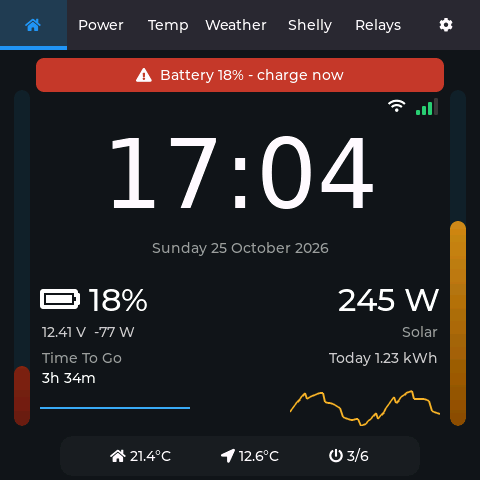
#> input picture screen-alarm.png, 480 x 480 px, given as the content of the folder ../../screen-alarm.png, which was not available
$ python topng.py ../../screen-alarm.png
#> lines starting #> are read from the running program, lines starting #| are printed output that depends on the picture; pictures that were not available may be replaced by others from this repository, and a replacement may not be noted
# esp32-S3-ws4-caravan v1.0
import sys, glob, os, numpy as np
from PIL import Image
d = sys.argv[1]
for f in sorted(glob.glob(d + "/*.raw")):
    a = np.fromfile(f, dtype="<u2").reshape(480, 480).astype(np.uint32)
    r = ((a >> 11) & 31) * 255 // 31; g = ((a >> 5) & 63) * 255 // 63; b = (a & 31) * 255 // 31
    Image.fromarray(np.dstack([r, g, b]).astype(np.uint8)).save(f[:-4] + ".png")
names = [os.path.basename(f)[:-4] for f in sorted(glob.glob(d + "/*.png")) if "sheet" not in f]
ims = [Image.open(f"{d}/{n}.png") for n in names]
#> ims = 1 item
cols = 4; rows = (len(ims) + cols - 1) // cols
#> after `rows = (len(ims) + cols - 1) // cols`: rows = 1
sheet = Image.new("RGB", (cols * 490, rows * 490), "white")
#> sheet: PIL image 1960x490 RGB; every value is 255
for i, im in enumerate(ims): sheet.paste(im, ((i % cols) * 490, (i // cols) * 490))
#> this loop made 1 pass
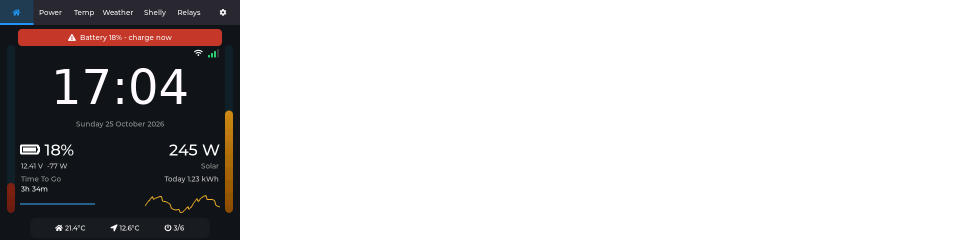
#> sheet: PIL image 1960x490 RGB (shown at 1/2 size); mean R, G, B 204.1, 202.8, 203.3
sheet.save(d + "/sheet.png")
print(names)

$ run again, on screen-history.png
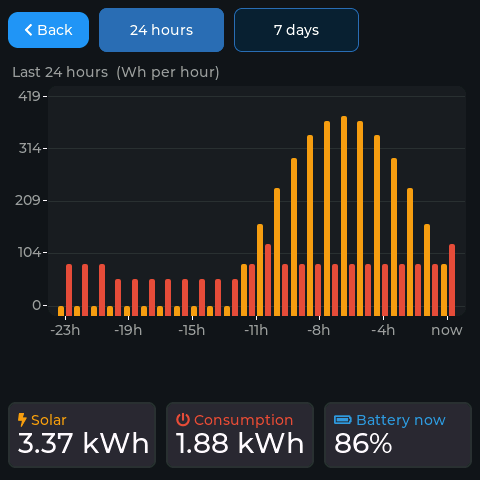
#> input picture screen-history.png, 480 x 480 px, given as the content of the folder ../../screen-history.png, which was not available
#> ims = 1 item
#> rows = 1
#> the loop `for i, im in enumerate(ims): sheet.paste(im, ((i % cols) * 490, (i // ..` made 1 pass
#> after the loop `for i, im in enumerate(ims): sheet.paste(im, ((i % cols) * 490, (i // ..`:
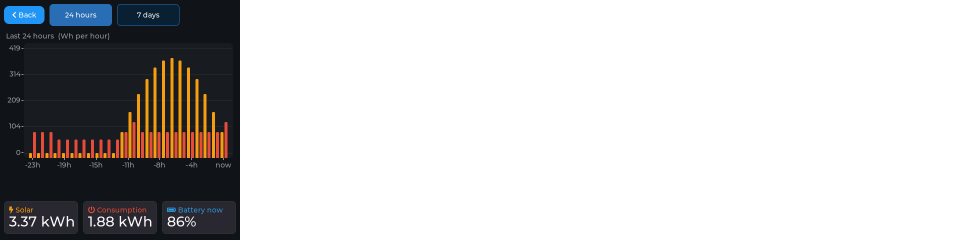
#> sheet: PIL image 1960x490 RGB (shown at 1/2 size); mean R, G, B 204.4, 203.8, 203.6

$ run again, on screen-home-sv.png
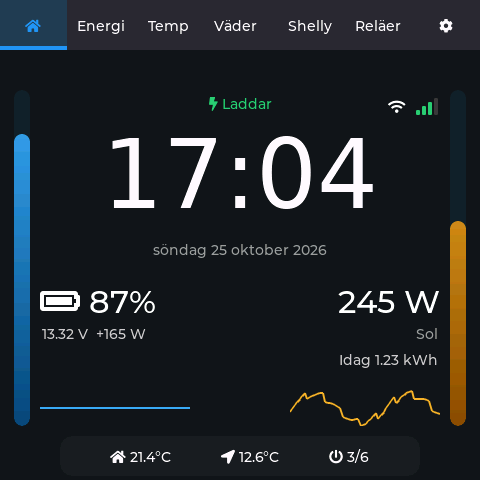
#> input picture screen-home-sv.png, 480 x 480 px, given as the content of the folder ../../screen-home-sv.png, which was not available
#> ims = 1 item
#> rows = 1
#> the loop `for i, im in enumerate(ims): sheet.paste(im, ((i % cols) * 490, (i // ..` made 1 pass
#> after the loop `for i, im in enumerate(ims): sheet.paste(im, ((i % cols) * 490, (i // ..`:
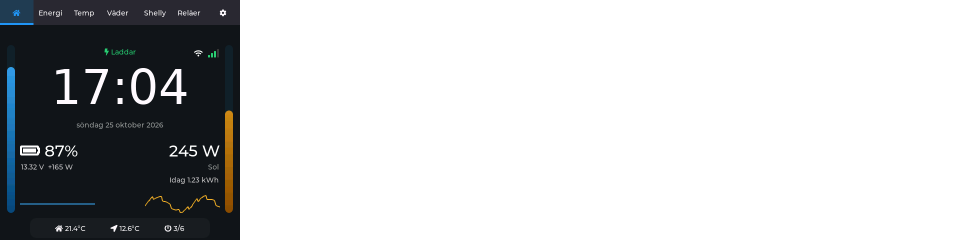
#> sheet: PIL image 1960x490 RGB (shown at 1/2 size); mean R, G, B 201.3, 202.5, 203.5
